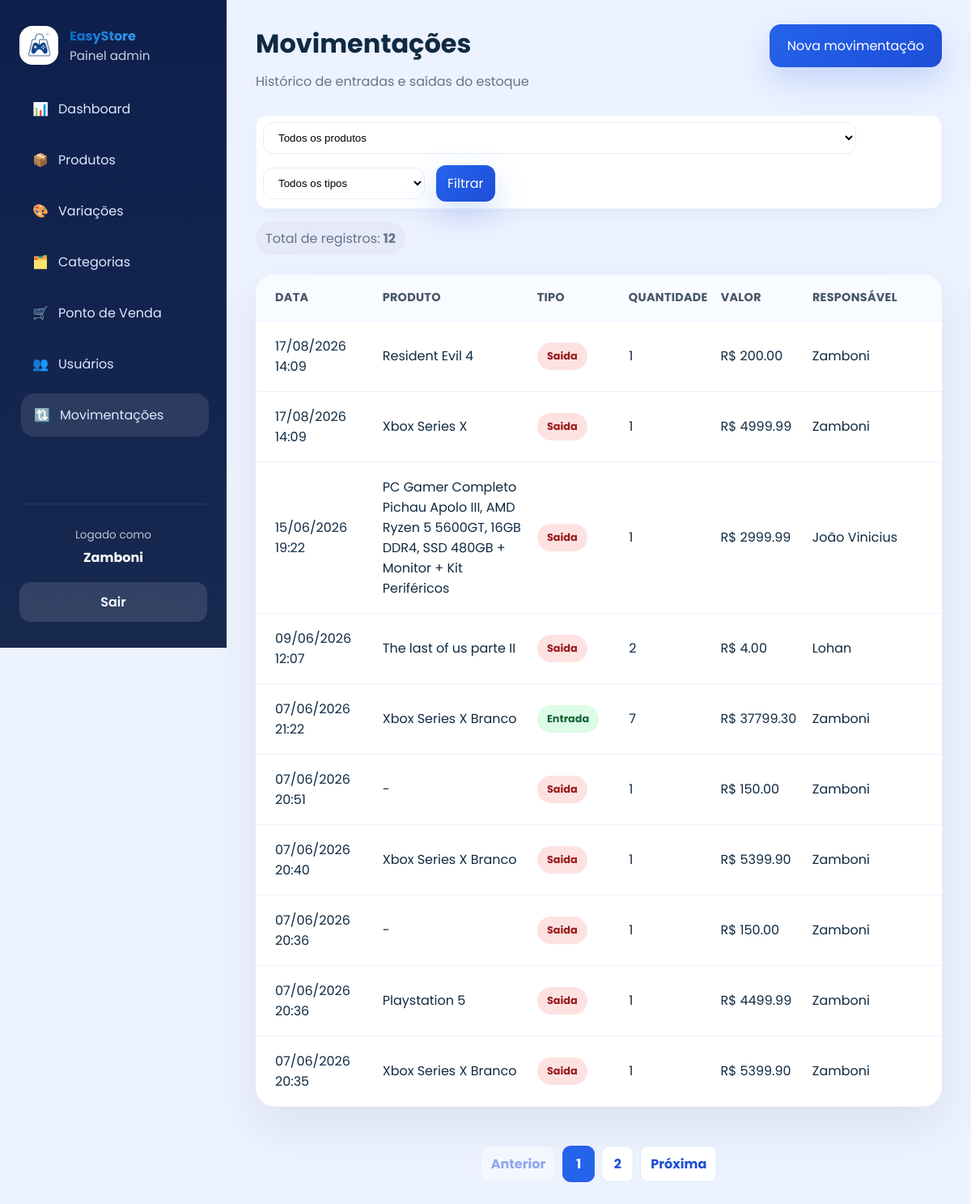
The page /movimentacoes/ (signed in) on the database as committed earlier.
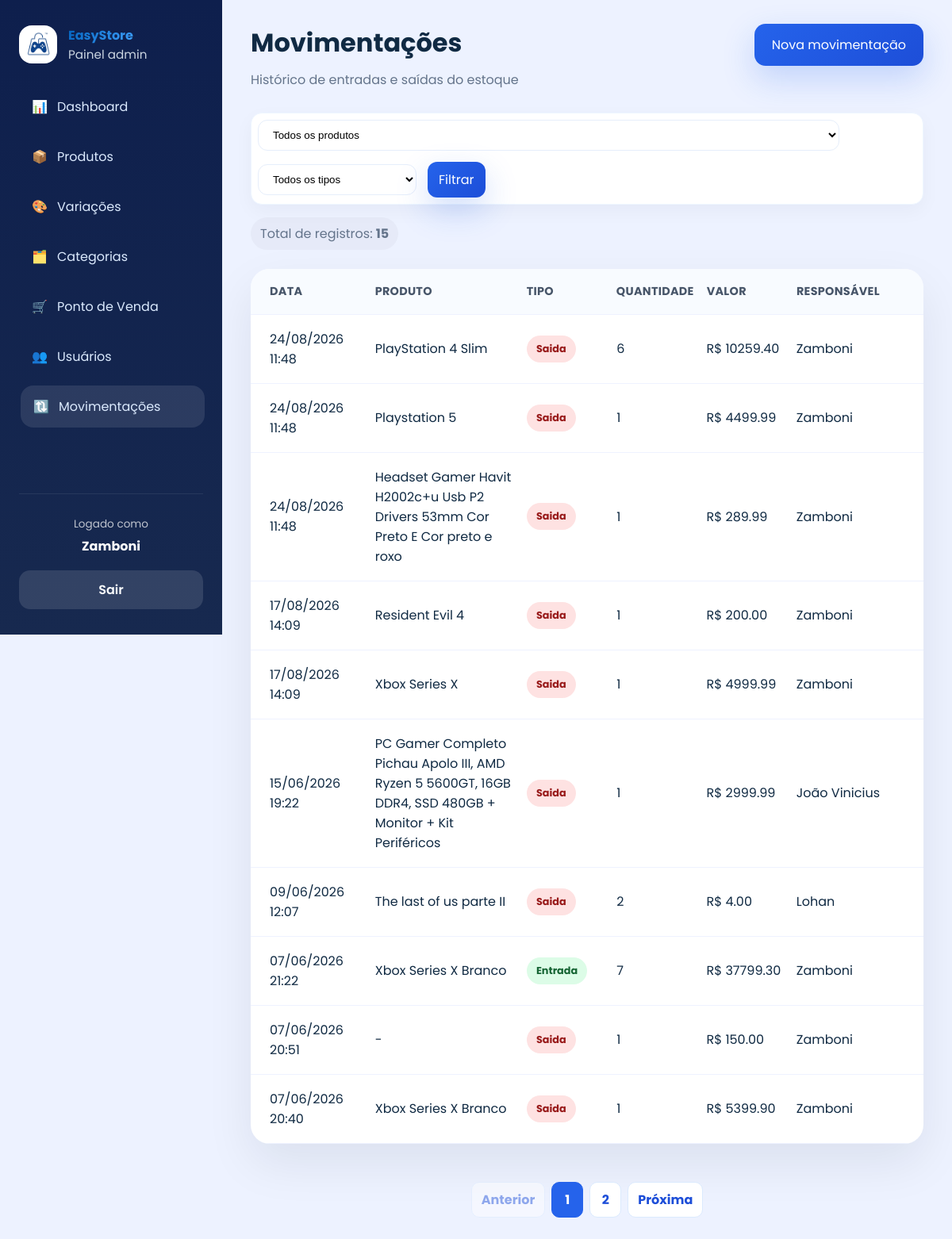
The same page on the database as committed later.
### app/models/movimentacao.py (models this page shows, shortened)
class Movimentacao(Base):
    __tablename__ = "movimentacoes"
    id = Column(Integer, primary_key=True, autoincrement=True, index=True)
    tipo = Column(Enum(Tipo_de_movimentacao), nullable=False)
    quantidade = Column(Integer, nullable=False)
    preco_unitario = Column(Float, nullable=False, default=0.0)
    observacao = Column(String(255), nullable=True)
    criando_em = Column(DateTime, server_default=func.now())
    produto_id = Column(Integer, ForeignKey("produtos.id", ondelete="CASCADE"), nullable=False)
    usuario_id = Column(Integer, ForeignKey("usuarios.id", ondelete="SET NULL"), nullable=False)
    produto = relationship(
        "Produto",
        backref=backref("movimentacoes", cascade="all, delete-orphan", passive_deletes=True),
    )
    usuario = relationship("Usuario", backref="movimentacoes")

### app/models/produto.py (models this page shows, shortened)
class Produto(Base):
    __tablename__ = "produtos"
    id = Column(Integer, primary_key=True, autoincrement=True, index=True)
    nome = Column(String(167), nullable=False, index=True)
    preco = Column(Float, nullable=False, default=0.0)
    plataforma = Column(String(100), nullable=False)
    descricao = Column(String(255), nullable=True)
    estoque_atual = Column(Integer, nullable=False, default=0)
    estoque_minimo = Column(Integer, nullable=False, default=5)
    ativo = Column(Boolean, default=True)
    imagem_path = Column(String(255), nullable=True)
    categoria_id = Column(Integer, ForeignKey("categorias.id", ondelete="SET NULL"), nullable=True)
    categoria = relationship("Categoria", back_populates="produtos")
    variacoes = relationship("ProdutoVariacao", back_populates="produto", cascade="all, delete-orphan")

### app/models/usuario.py (models this page shows)
class Usuario(Base):
    __tablename__ = "usuarios"
    id = Column(Integer, primary_key=True, autoincrement=True)
    nome = Column(String(167), nullable=False)
    email = Column(String(167), unique=True, index=True, nullable=False)
    senha_hash = Column(String(255), nullable=False)
    role = Column(String(20), nullable=False, default="operador")
    ativo = Column(Boolean, default=True)
    criado_em = Column(DateTime, server_default=func.now())
    xp_total = Column(Integer, nullable=False, default=0)
    nivel = Column(Integer, nullable=False, default=1)
    moedas_resgate = Column(Integer, nullable=False, default=0)
    cliente_perfil = relationship(
        "Cliente",
        back_populates="usuario",
        uselist=False,
    )

### app/controllers/movimentacao_controller.py (the view)
@router.get("/")
def listar_movimentacoes(
    request: Request,
    produto_id: int = 0,
    tipo: str = "",
    pagina: int = 1,
    por_pagina: int = 10,
    db: Session = Depends(get_db),
    usuario=Depends(get_admin),
):
    query = db.query(Movimentacao).order_by(Movimentacao.criando_em.desc())
    if produto_id:
        query = query.filter(Movimentacao.produto_id == produto_id)
    if tipo in {item.value for item in Tipo_de_movimentacao}:
        query = query.filter(Movimentacao.tipo == Tipo_de_movimentacao(tipo))
    total_movimentacoes = query.count()
    por_pagina = min(max(por_pagina, 1), 10)
    total_paginas = math.ceil(total_movimentacoes / por_pagina) if total_movimentacoes else 1
    pagina = min(max(pagina, 1), total_paginas)
    movimentacoes = query.offset((pagina - 1) * por_pagina).limit(por_pagina).all()
    produtos = db.query(Produto).filter(Produto.ativo == True).order_by(Produto.nome).all()
    return templates.TemplateResponse(
        request,
        "admin/movimentacoes.html",
        {
            "request": request,
            "usuario": usuario,
            "movimentacoes": movimentacoes,
            "produtos": produtos,
            "produto_id": produto_id,
            "tipo": tipo,
            "pagina": pagina,
            "por_pagina": por_pagina,
            "total_paginas": total_paginas,
            "total_movimentacoes": total_movimentacoes,
            "page_title": "Movimentações",
            "page_subtitle": "Histórico de entradas e saídas do estoque",
            "css_path": "css/movimentacoes.css",
            "active": "movimentacoes",
            "extra_button": {"href": "/movimentacoes/nova", "label": "Nova movimentação"},
        },
    )

### app/templates/admin/movimentacoes.html (shortened to what this page needs)
{% extends "admin/base.html" %}
{% block content %}
<div class="page-actions">
  <form class="search-bar" action="/movimentacoes" method="get">
    <select name="produto_id">
      <option value="0">Todos os produtos</option>
    </select>
    <select name="tipo">
      <option value="">Todos os tipos</option>
    </select>
    <button type="submit" class="btn btn-primary">Filtrar</button>
  </form>
  <span class="detail-pill">Total de registros: <strong>{{ total_movimentacoes }}</strong></span>
</div>
<div class="table-card movements-table">
  <div class="table-row header">
    <div>Data</div>
    <div>Produto</div>
    <div>Tipo</div>
    <div>Quantidade</div>
    <div>Valor</div>
    <div>Responsável</div>
  </div>
  {% for movimento in movimentacoes %}
  <div class="table-row">
    <div>{{ movimento.criando_em.strftime('%d/%m/%Y %H:%M') if movimento.criando_em else '-' }}</div>
    <div>
      <a href="/movimentacoes/produto/{{ movimento.produto_id }}">{{ movimento.produto.nome if movimento.produto else '-' }}</a>
    </div>
    <div><span class="status-badge {{ movimento.tipo.value }}">{{ movimento.tipo.value|capitalize }}</span></div>
    <div>{{ movimento.quantidade }}</div>
    <div>R$ {{ "%.2f"|format(movimento.valor_total) }}</div>
    <div>{{ movimento.usuario.nome if movimento.usuario else '-' }}</div>
  </div>
  {% else %}
  <div class="empty-state">Nenhuma movimentação encontrada.</div>
  {% endfor %}
</div>
<nav class="pagination" aria-label="Paginação de movimentações">
  <a class="pagination-link {% if pagina == 1 %}disabled{% endif %}" href="/movimentacoes?produto_id={{ produto_id }}&tipo={{ tipo }}&por_pagina={{ por_pagina }}&pagina={{ pagina - 1 }}">Anterior</a>
  {% for numero in range(1, total_paginas + 1) %}
  <a class="pagination-link {% if numero == pagina %}active{% endif %}" href="/movimentacoes?produto_id={{ produto_id }}&tipo={{ tipo }}&por_pagina={{ por_pagina }}&pagina={{ numero }}">{{ numero }}</a>
  {% endfor %}
  <a class="pagination-link {% if pagina == total_paginas %}disabled{% endif %}" href="/movimentacoes?produto_id={{ produto_id }}&tipo={{ tipo }}&por_pagina={{ por_pagina }}&pagina={{ pagina + 1 }}">Próxima</a>
</nav>
{% endblock %}

Rows that differ between the two databases and show on the page:
no longer on this page (row unchanged): Movimentacao: criando_em "07/06/2026 20:36", produto "-", tipo.value "Saida", quantidade "1", valor_total "150.00", usuario "Zamboni"
no longer on this page (row unchanged): Movimentacao: criando_em "07/06/2026 20:36", produto "Playstation 5", tipo.value "Saida", quantidade "1", valor_total "4499.99", usuario "Zamboni"
no longer on this page (row unchanged): Movimentacao: criando_em "07/06/2026 20:35", produto "Xbox Series X Branco", tipo.value "Saida", quantidade "1", valor_total "5399.90", usuario "Zamboni"
added Movimentacao: criando_em "24/08/2026 11:48", produto "PlayStation 4 Slim", tipo.value "Saida", quantidade "6", valor_total "10259.40", usuario "Zamboni"
added Movimentacao: criando_em "24/08/2026 11:48", produto "Playstation 5", tipo.value "Saida", quantidade "1", valor_total "4499.99", usuario "Zamboni"
added Movimentacao: criando_em "24/08/2026 11:48", produto "Headset Gamer Havit H2002c+u Usb P2 Drivers 53mm Cor Preto E Cor preto e roxo", tipo.value "Saida", quantidade "1", valor_total "289.99", usuario "Zamboni"
Other text that changed with them:
{{ total_movimentacoes }}: "12" → "15"
